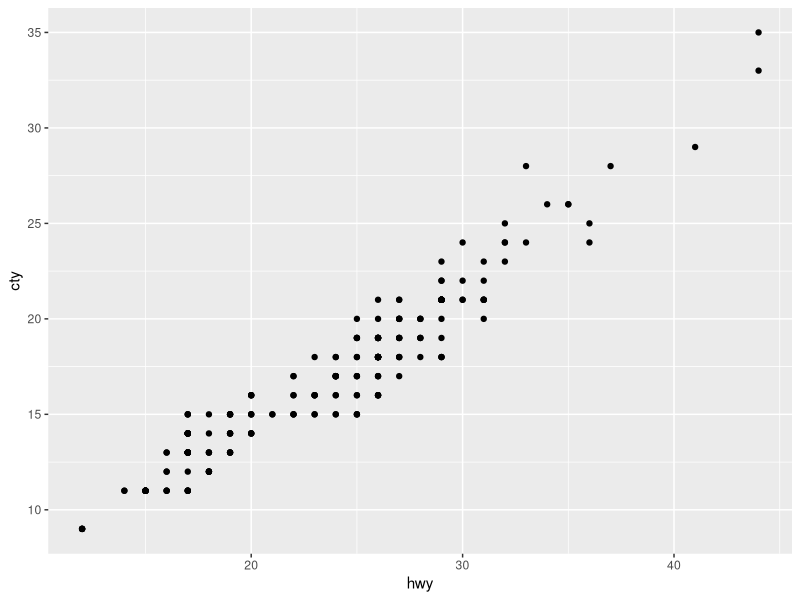
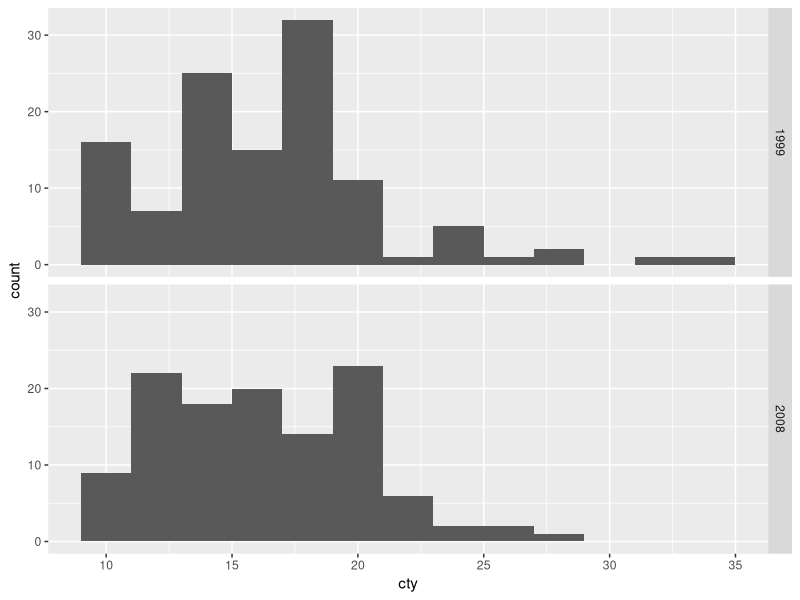
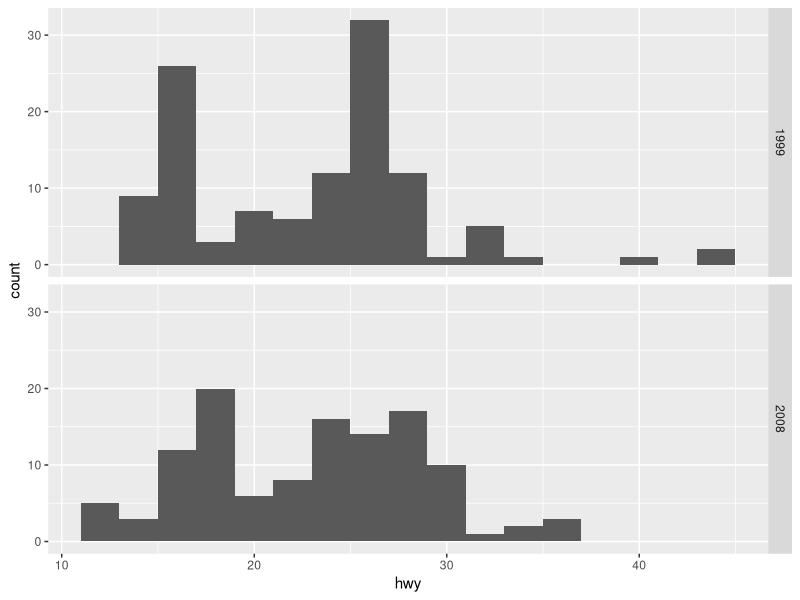

Write R code to recreate these figures, in order.
## ---- chunk 1
knitr::opts_chunk$set(echo = TRUE)
## ---- chunk 2
a0 <- 1
a0
## ---- chunk 3
cel <- c(-4.444, -9.444)
cel
## ---- chunk 4
vec200 <- vector()
for (i in 1:200)
{
  if (i %% 2 == 1)
  {
    vec200 <- c(vec200, 3)
  }
  else
  {
    vec200 <- c(vec200, 1)
  }
}

vec200
## ---- chunk 5
numPerfect <- vector()
for (i in 1:2001)
{
  if (sqrt(i) == round(sqrt(i)))
  {
    numPerfect <- c(numPerfect, i)
  }
}

numPerfect
length(numPerfect)
## ---- chunk 6
library(ggplot2)
library(tidyverse)
## ---- chunk 7
mpg %>%
  arrange(desc(hwy)) %>%
  head(3) -> top3

top3
## ---- chunk 8
mpg %>%
  filter(class == "compact") %>%
  count() -> numCompact
  
numCompact
## ---- chunk 9
mpg %>%
  ggplot(aes(x = hwy, y = cty)) +
  geom_point()
## ---- chunk 10
mpg %>%
  filter(year == 2008) -> mpg08
mpg %>%
  filter(year == 1999) -> mpg99

summary(mpg08$cty)
summary(mpg99$cty)
## ---- chunk 11
mpg %>%
  filter(year == 1999 | year == 2008) %>%
  ggplot(aes(cty)) +
  geom_histogram(binwidth = 2) +
  facet_grid(year ~ .)
## ---- chunk 12
summary(mpg08$hwy)
summary(mpg99$hwy)
## ---- chunk 13
mpg %>%
  filter(year == 1999 | year == 2008) %>%
  ggplot(aes(hwy)) +
  geom_histogram(binwidth = 2) +
  facet_grid(year ~ .)
